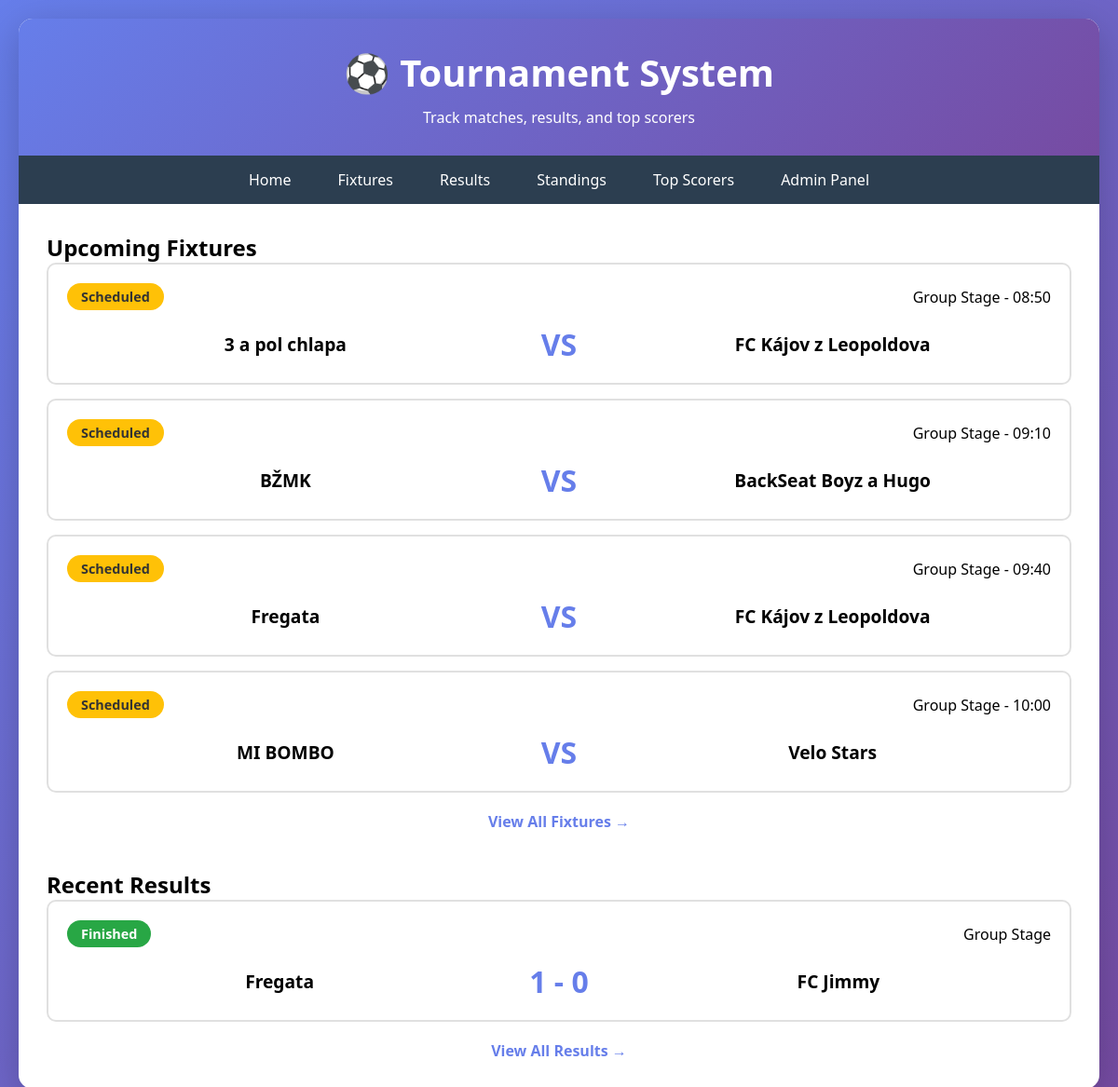
The page / on the database its author committed.
### tournament/models.py (models this page shows, shortened)
class Match(models.Model):
    STATUS_CHOICES = [
        ('scheduled', 'Scheduled'),
        ('finished', 'Finished'),
    ]
    home_team = models.ForeignKey(Team, on_delete=models.CASCADE, related_name='home_matches')
    away_team = models.ForeignKey(Team, on_delete=models.CASCADE, related_name='away_matches')
    home_score = models.IntegerField(default=0, validators=[MinValueValidator(0)])
    away_score = models.IntegerField(default=0, validators=[MinValueValidator(0)])
    status = models.CharField(max_length=20, choices=STATUS_CHOICES, default='scheduled')
    group = models.CharField(max_length=10, blank=True)
    stage = models.CharField(max_length=50, default='Group Stage')
    match_order = models.IntegerField(default=0)
    match_time = models.TimeField(null=True, blank=True, help_text='Match start time')  # ADD THIS LINE
    class Meta:
        ordering = ['match_order', 'id']
        verbose_name_plural = 'Matches'

class Team(models.Model):
    name = models.CharField(max_length=100, unique=True)
    group = models.CharField(max_length=10, choices=[
        ('A', 'Group A'),
        ('B', 'Group B'),
        ('C', 'Group C'),
        ('D', 'Group D'),
    ], default='A')
    logo = models.ImageField(upload_to='team_logos/', blank=True, null=True)
    played = models.IntegerField(default=0)
    won = models.IntegerField(default=0)
    drawn = models.IntegerField(default=0)
    lost = models.IntegerField(default=0)
    goals_for = models.IntegerField(default=0)
    goals_against = models.IntegerField(default=0)
    points = models.IntegerField(default=0)
    class Meta:
        ordering = ['group', '-points', '-goals_for']

### tournament/views.py (the view)
# urls.py: 2. Add a URL to urlpatterns:  path('', views.home, name='home')
def home(request):
    upcoming_matches = Match.objects.filter(status='scheduled')[:6]
    recent_matches = Match.objects.filter(status='finished').order_by('-id')[:6]
    context = {
        'upcoming_matches': upcoming_matches,
        'recent_matches': recent_matches,
    }
    return render(request, 'tournament/home.html', context)

### tournament/templates/tournament/home.html (shortened to what this page needs)
{% extends 'tournament/base.html' %}
{% block content %}
<h2>Upcoming Fixtures</h2>
{% if upcoming_matches %}
    {% for match in upcoming_matches %}
    <div class="match-card">
        <div class="match-header">
            <span class="status-badge status-scheduled">{{ match.get_status_display }}</span>
            <span>{{ match.stage }}{% if match.match_time %} - {{ match.match_time|date:"H:i" }}{% endif %}</span>
        </div>
        <div class="match-teams">
            <div class="team">{{ match.home_team.name }}</div>
            <div class="score">VS</div>
            <div class="team">{{ match.away_team.name }}</div>
        </div>
    </div>
    {% endfor %}
    <p style="text-align: center; margin-top: 20px;">
        <a href="{% url 'tournament:fixtures' %}" style="color: #667eea; text-decoration: none; font-weight: bold;">View All Fixtures →</a>
    </p>
{% else %}
    <div class="no-data">No upcoming matches</div>
{% endif %}
<h2 style="margin-top: 40px;">Recent Results</h2>
{% if recent_matches %}
    {% for match in recent_matches %}
    <a href="{% url 'tournament:match_detail' match.id %}" style="text-decoration: none; color: inherit;">
        <div class="match-card">
            <div class="match-header">
                <span class="status-badge status-finished">{{ match.get_status_display }}</span>
                <span>{{ match.stage }}</span>
            </div>
            <div class="match-teams">
                <div class="team">{{ match.home_team.name }}</div>
                <div class="score">{{ match.home_score }} - {{ match.away_score }}</div>
                <div class="team">{{ match.away_team.name }}</div>
            </div>
        </div>
    </a>
    {% endfor %}
    <p style="text-align: center; margin-top: 20px;">
        <a href="{% url 'tournament:results' %}" style="color: #667eea; text-decoration: none; font-weight: bold;">View All Results →</a>
    </p>
{% else %}
    <div class="no-data">No results yet</div>
{% endif %}
{% endblock %}

### tournament/templates/tournament/base.html (style rules this page uses)
* { margin: 0; padding: 0; box-sizing: border-box; }
body { font-family: "Segoe UI", Tahoma, Geneva, Verdana, sans-serif; background: linear-gradient(135deg, #667eea 0%, #764ba2 100%); min-height: 100vh; padding: 20px; }
.match-card { background: white; border: 2px solid #e0e0e0; border-radius: 10px; padding: 20px; margin-bottom: 15px; transition: transform 0.2s, box-shadow 0.2s; }
.match-header { display: flex; justify-content: space-between; align-items: center; margin-bottom: 15px; }
.match-teams { display: flex; justify-content: space-between; align-items: center; gap: 20px; }
.team { flex: 1; text-align: center; font-size: 1.2em; font-weight: bold; }
.score { font-size: 2em; font-weight: bold; color: #667eea; padding: 0 20px; }
.status-badge { display: inline-block; padding: 5px 15px; border-radius: 20px; font-size: 0.9em; font-weight: bold; }
.status-scheduled { background: #ffc107; color: #333; }
.status-finished { background: #28a745; color: white; }

### rows shown on the page
Match: status "Scheduled", stage "Group Stage", match_time "08:50", home_team.name "3 a pol chlapa", away_team.name "FC Kájov z Leopoldova"
Match: status "Scheduled", stage "Group Stage", match_time "09:10", home_team.name "BŽMK", away_team.name "BackSeat Boyz a Hugo"
Match: status "Scheduled", stage "Group Stage", match_time "09:40", home_team.name "Fregata", away_team.name "FC Kájov z Leopoldova"
Match: status "Scheduled", stage "Group Stage", match_time "10:00", home_team.name "MI BOMBO", away_team.name "Velo Stars"
Match: status "Finished", stage "Group Stage", home_team.name "Fregata", home_score "1", away_score "0", away_team.name "FC Jimmy"
